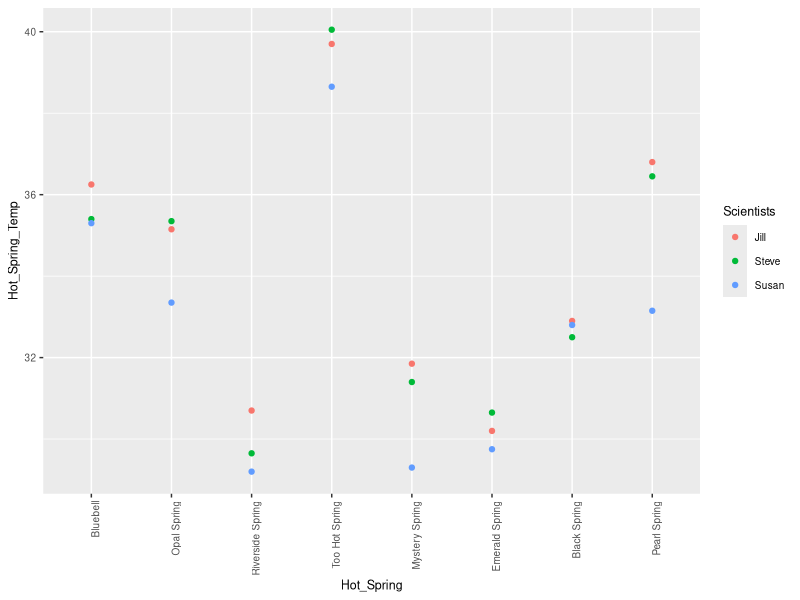
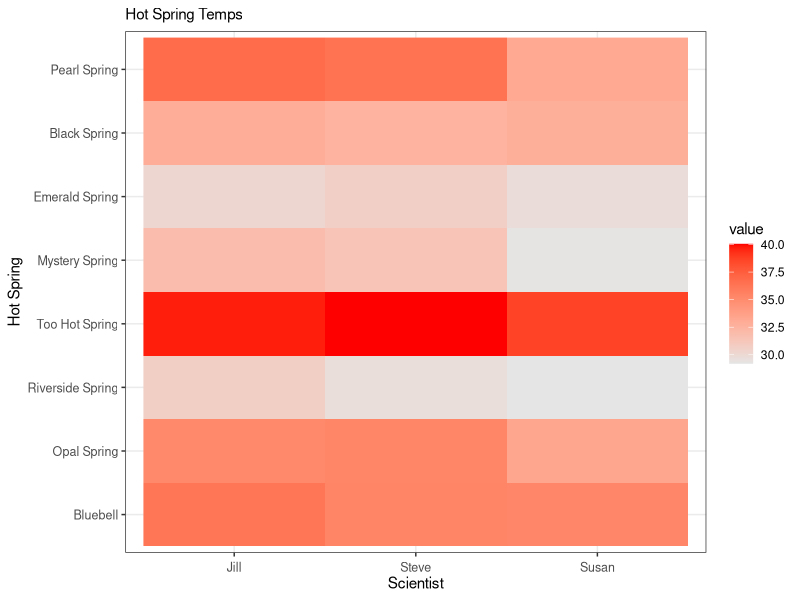

Reproduce these figures in R, in order.
## ---- chunk 1
spring_1 <- c(36.25, 35.40, 35.30)
spring_2 <- c(35.15, 35.35, 33.35)
spring_3 <- c(30.70, 29.65, 29.20)
spring_4 <- c(39.70, 40.05, 38.65)
spring_5 <- c(31.85, 31.40, 29.30)
spring_6 <- c(30.20, 30.65, 29.75)
spring_7 <- c(32.90, 32.50, 32.80)
spring_8 <- c(36.80, 36.45, 33.15)
## ---- chunk 2
all_springs_temps <- c(spring_1, spring_2, spring_3, spring_4, spring_5, spring_6, spring_7, spring_8)
spring_matrix <- matrix(all_springs_temps,nrow=8, ncol=3, byrow=T)
spring_matrix


## ---- chunk 3
spring_names <- c("Bluebell","Opal Spring", "Riverside Spring", "Too Hot Spring", "Mystery Spring", "Emerald Spring", "Black Spring", "Pearl Spring")
scientists <- c("Jill", "Steve", "Susan")
colnames(spring_matrix) <- scientists
rownames(spring_matrix) <- spring_names
spring_matrix
## ---- chunk 4
mean_temps <- rowSums(spring_matrix)/3
mean_temps
## ---- chunk 5
spring_matrix_with_mean <- cbind(spring_matrix,mean_temps)


## ---- chunk 6
spring_matrix_with_mean[2,3]
## ---- chunk 7
jill_col <- spring_matrix_with_mean[,1]
mean(jill_col)
## ---- chunk 8
#my friend Hugo Moncada dictated the for loop code for me 
stdev = NULL
for (i in 1:nrow(spring_matrix)){
  stdev [i]= sd(spring_matrix[i,])
}

newer_spring_matrix <- cbind(spring_matrix_with_mean, stdev)
## ---- chunk 9
library("reshape2")

long_form_sm <- melt(spring_matrix_with_mean[,-c(4)])
long_form_sm
names(long_form_sm) <- c("Hot_Spring", "Scientists","Hot_Spring_Temp")

library("ggplot2")
ggplot(long_form_sm, aes(x=Hot_Spring, y=Hot_Spring_Temp, colour=Scientists)) + 
  geom_point() + 
  theme(text = element_text(size=9), 
        axis.text.x = element_text(angle=90, hjust=1))
## ---- chunk 10
#I found this code on the internet and changed it to fit our situation

library(reshape2)
library(ggplot2)

longData<-melt(spring_matrix)
longData<-longData[longData$value!=0,]

ggplot(longData, aes(x = Var2, y = Var1)) + 
  geom_raster(aes(fill=value)) + 
  scale_fill_gradient(low="grey90", high="red") +
  labs(x="Scientist", y="Hot Spring", title="Hot Spring Temps") +
  theme_bw() + theme(axis.text.x=element_text(size=9, angle=0, vjust=0.3),
                     axis.text.y=element_text(size=9),
                     plot.title=element_text(size=11))


